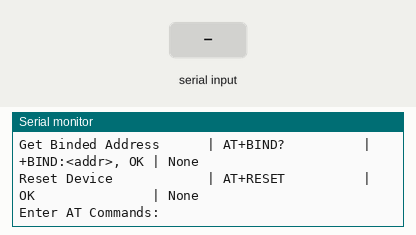
Bench run of a sketch on a simulated Arduino Uno, built with avr-gcc and run on an emulated ATmega328P. Parts: the last lines printed to the serial monitor. The inputs (shaded band) are chosen by the test bench.

Above: at 1.3 s.
1.4 s: "1" received over the second serial link
At 2.3 s:
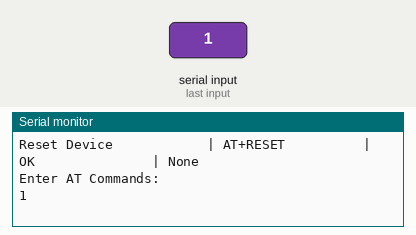
2.9 s: "0" received over the second serial link
At 3.4 s:
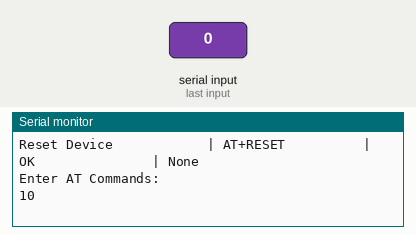

The sketch:

bluetooth_code.ino
```cpp
#include <SoftwareSerial.h>


SoftwareSerial Bluetooth(3,2); // RX, TX

void setup() {
  Serial.begin(38400);


  Serial.println("HC-05 AT Commands:");
  Serial.println("Function                | Command           | Response         | Parameter");
  Serial.println("Test                    | AT                | OK               | None");
  Serial.println("Check Master/Slave      | AT+CMODE?         | +CMOD:<cmod>     | 0 (Default)");
  Serial.println("Set Master/Slave mode   | AT+CMODE=<cmode>  | OK               | 0 (slave) OR 1 (master)");
  Serial.println("Get Address             | AT+ADDR?          | +ADDR:<addr>, OK | None");
  Serial.println("Connect to Address      | AT+BIND=<addr>    | OK               | Replace ':' with ','");
  Serial.println("Get Binded Address      | AT+BIND?          | +BIND:<addr>, OK | None");
  Serial.println("Reset Device            | AT+RESET          | OK               | None");
  Serial.println("\nEnter AT Commands:");

  Bluetooth.begin(38400); //HC-05 default speed in AT command mode
}


void loop() {
  //read from HC-05 and send data to the Arduino Serial Monitor
  if (Bluetooth.available()) {
    Serial.write(Bluetooth.read());
  }

  //Read from Arduino Serial Monitor and send to HC-05
  if (Serial.available()) {
    Bluetooth.write(Serial.read());
  }
}
```

Measured:
- after the input at 1.4 s, the serial monitor: prints a new line at once (image 1)
- after the input at 2.9 s, the serial monitor: prints a new line at once (image 2)
